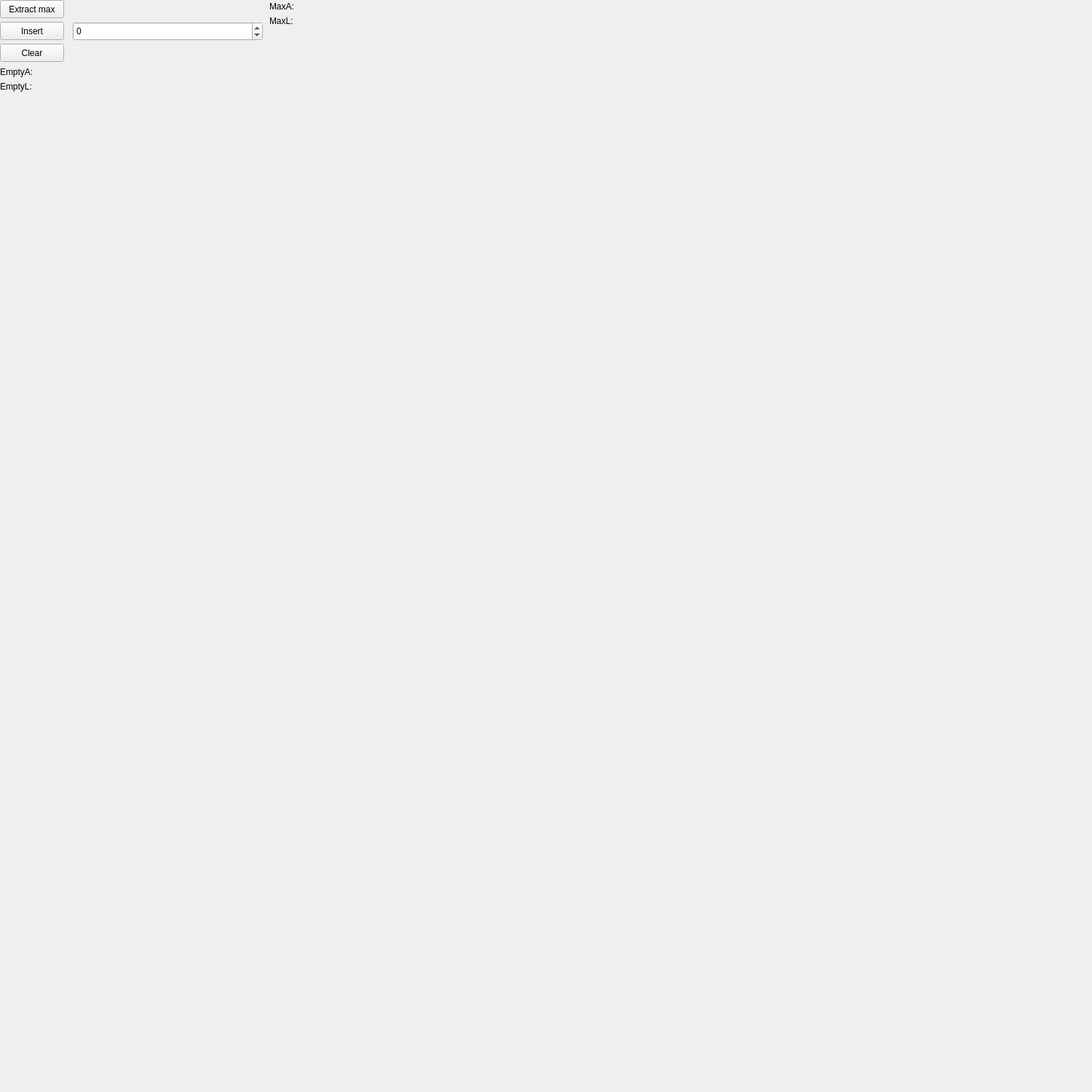
<?xml version="1.0" encoding="UTF-8"?>
<ui version="4.0">
 <class>MainWindow</class>
 <widget class="QMainWindow" name="MainWindow">
  <property name="geometry">
   <rect>
    <x>0</x>
    <y>0</y>
    <width>1500</width>
    <height>1500</height>
   </rect>
  </property>
  <property name="minimumSize">
   <size>
    <width>650</width>
    <height>129</height>
   </size>
  </property>
  <property name="maximumSize">
   <size>
    <width>1500</width>
    <height>1500</height>
   </size>
  </property>
  <property name="windowTitle">
   <string>MainWindow</string>
  </property>
  <widget class="QWidget" name="centralwidget">
   <widget class="QLabel" name="label">
    <property name="geometry">
     <rect>
      <x>370</x>
      <y>0</y>
      <width>41</width>
      <height>17</height>
     </rect>
    </property>
    <property name="text">
     <string>MaxA:</string>
    </property>
   </widget>
   <widget class="QLabel" name="max">
    <property name="geometry">
     <rect>
      <x>420</x>
      <y>0</y>
      <width>221</width>
      <height>17</height>
     </rect>
    </property>
    <property name="text">
     <string/>
    </property>
   </widget>
   <widget class="QPushButton" name="pushButton">
    <property name="geometry">
     <rect>
      <x>0</x>
      <y>0</y>
      <width>88</width>
      <height>25</height>
     </rect>
    </property>
    <property name="text">
     <string>Extract max</string>
    </property>
   </widget>
   <widget class="QPushButton" name="pushButton_2">
    <property name="geometry">
     <rect>
      <x>0</x>
      <y>30</y>
      <width>88</width>
      <height>25</height>
     </rect>
    </property>
    <property name="text">
     <string>Insert</string>
    </property>
   </widget>
   <widget class="QSpinBox" name="spinBox">
    <property name="geometry">
     <rect>
      <x>100</x>
      <y>30</y>
      <width>261</width>
      <height>26</height>
     </rect>
    </property>
    <property name="minimum">
     <number>-999999999</number>
    </property>
    <property name="maximum">
     <number>2147483647</number>
    </property>
   </widget>
   <widget class="QLabel" name="label_2">
    <property name="geometry">
     <rect>
      <x>370</x>
      <y>20</y>
      <width>41</width>
      <height>17</height>
     </rect>
    </property>
    <property name="text">
     <string>MaxL:</string>
    </property>
   </widget>
   <widget class="QLabel" name="max2">
    <property name="geometry">
     <rect>
      <x>420</x>
      <y>20</y>
      <width>221</width>
      <height>17</height>
     </rect>
    </property>
    <property name="text">
     <string/>
    </property>
   </widget>
   <widget class="QLabel" name="label_3">
    <property name="geometry">
     <rect>
      <x>0</x>
      <y>90</y>
      <width>61</width>
      <height>17</height>
     </rect>
    </property>
    <property name="text">
     <string>EmptyA:</string>
    </property>
   </widget>
   <widget class="QLabel" name="em">
    <property name="geometry">
     <rect>
      <x>70</x>
      <y>90</y>
      <width>221</width>
      <height>17</height>
     </rect>
    </property>
    <property name="text">
     <string/>
    </property>
   </widget>
   <widget class="QLabel" name="label_4">
    <property name="geometry">
     <rect>
      <x>0</x>
      <y>110</y>
      <width>61</width>
      <height>17</height>
     </rect>
    </property>
    <property name="text">
     <string>EmptyL:</string>
    </property>
   </widget>
   <widget class="QLabel" name="em2">
    <property name="geometry">
     <rect>
      <x>70</x>
      <y>110</y>
      <width>221</width>
      <height>17</height>
     </rect>
    </property>
    <property name="text">
     <string/>
    </property>
   </widget>
   <widget class="QPushButton" name="pushButton_3">
    <property name="geometry">
     <rect>
      <x>0</x>
      <y>60</y>
      <width>88</width>
      <height>25</height>
     </rect>
    </property>
    <property name="text">
     <string>Clear</string>
    </property>
   </widget>
  </widget>
 </widget>
 <resources/>
 <connections/>
</ui>
